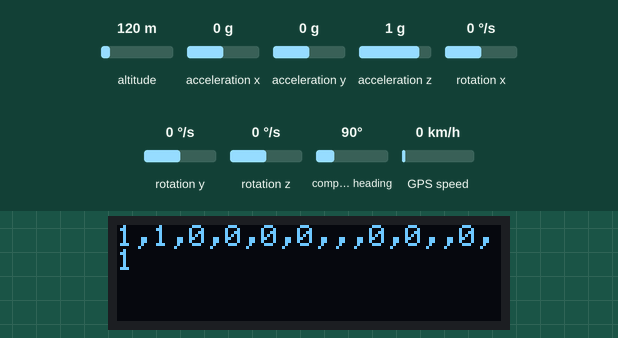
The sketch below on a simulated Arduino Uno, built with avr-gcc and run on an emulated ATmega328P. Parts: 128×32 one-colour display. Inputs (shaded band) come from the test bench; at power-on: rotation x 0 °/s, rotation y 0 °/s, GPS speed 0 km/h, altitude 120 m, acceleration x 0 g, acceleration y 0 g, acceleration z 1 g, rotation z 0 °/s, compass heading 90°. The GPS gets a fix after 3 s at 37.7749, -122.4194 with 8 satellites; no radio packets arrive unless stated; what the sketch prints to the serial monitor is not drawn.

Above: at 1.2 s.
1.3 s: rotation x set to -192 °/s
At 4.5 s:
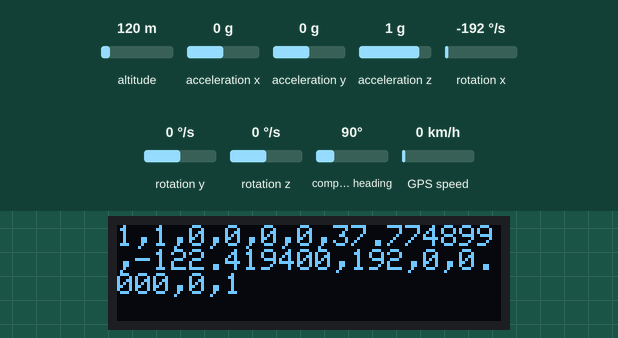
5.1 s: rotation y set to -192 °/s
At 6.1 s:
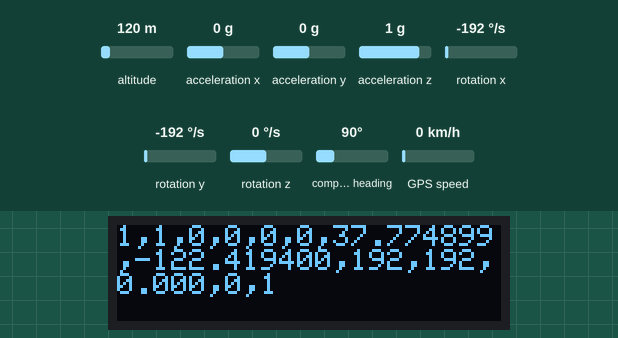
6.9 s: GPS speed set to 2 km/h
At 7.6 s:
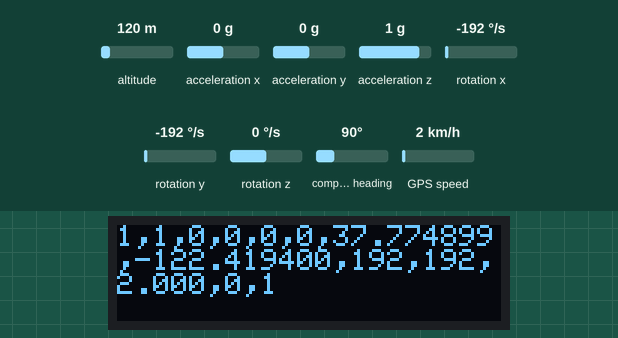
10.2 s: rotation x set to -100 °/s
At 11.3 s:
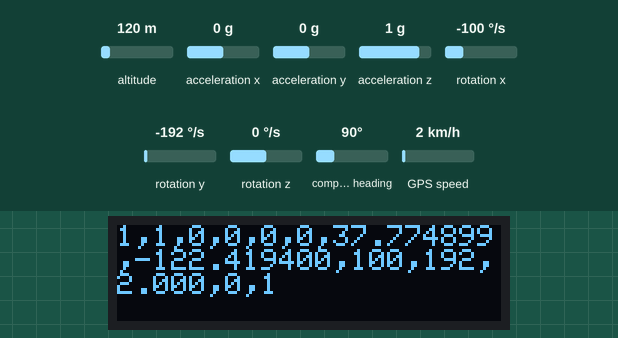
11.7 s: rotation y set to -100 °/s
At 12.8 s:
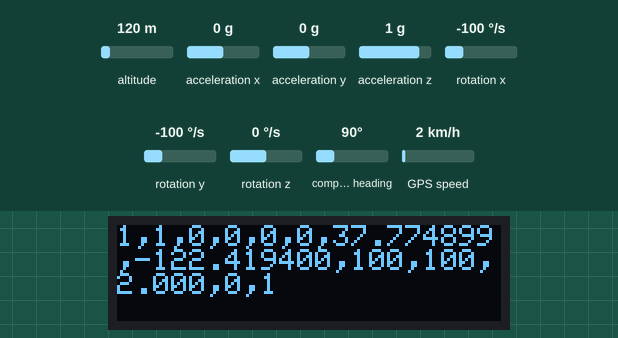
Timing chart, 0 to 14.5 s (numbered marks = the images above; inputs shaded):
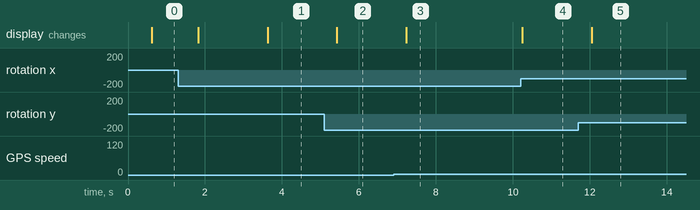

Measured:
- after the input at 1.3 s, the display: first changes after 0.52 s (image 1 shows a later state)
- after the input at 5.1 s, the display: changes after 0.33 s (image 2)
- after the input at 6.9 s, the display: changes after 0.34 s (image 3)
- after the input at 10.2 s, the display: changes at once (image 4)
- after the input at 11.7 s, the display: changes after 0.34 s (image 5)

The sketch:

sensor.ino
```cpp
#include <SPI.h>              // include libraries
#include <LoRa.h>
#include <Wire.h>
#include <Adafruit_GFX.h>
#include <Adafruit_SSD1306.h>
#define SCREEN_WIDTH 128 // OLED display width, in pixels
#define SCREEN_HEIGHT 32 // OLED display height, in pixels
#define OLED_RESET     -1 // Reset pin # (or -1 if sharing Arduino reset pin)
#define SCREEN_ADDRESS 0x3C ///< See datasheet for Address; 0x3D for 128x64, 0x3C for 128x32
Adafruit_SSD1306 display(SCREEN_WIDTH, SCREEN_HEIGHT, &Wire, OLED_RESET);

const long frequency = 920E6;  // LoRa Frequency

const int csPin = 10;          // LoRa radio chip select
const int resetPin = 9;        // LoRa radio reset
const int irqPin = 2;          // change for your board; must be a hardware interrupt pin

// mems
#include <MPU9250_asukiaaa.h>
MPU9250_asukiaaa mySensor;

//mems

//gps

#include <TinyGPS++.h>
#include <SoftwareSerial.h>

//-------gps<
int RXPin = 0;
int TXPin = 1;
int GPSBaud = 9600;

String la="";
String lo="";
String sped="";


TinyGPSPlus gps;
SoftwareSerial gpsSerial(RXPin, TXPin);

int id_user = 1;
int id_car= 1;
int btn_empty=0;
int btn_filled= 0;
int btn_loading= 0;
int btn_trash= 0;
double latitude;
double longitude;
int xgyro;
int ygyro;
int speeds= 40;
int temp= 0;
int cycle= 1;


void setup() {
//  Serial.begin(9600);                   // initialize serial
   Serial.begin(115200);
    gpsSerial.begin(GPSBaud); //gps
  while (!Serial);
  mySensor.beginGyro();
  LoRa.setPins(csPin, resetPin, irqPin);

  if (!LoRa.begin(frequency)) {
    Serial.println("LoRa init failed. Check your connections.");
    while (true);                       // if failed, do nothing
  }
 if(!display.begin(SSD1306_SWITCHCAPVCC, SCREEN_ADDRESS)) {
    Serial.println(F("SSD1306 allocation failed"));
    for(;;); // Don't proceed, loop forever
    }
     LoRa.setSpreadingFactor(12);           // ranges from 6-12,default 7 see API docs
  // LoRa.setTxPower(20);
   LoRa.setSignalBandwidth(200E3);
   LoRa.setCodingRate4(5);
  Serial.println("LoRa init succeeded.");
  Serial.println();
  Serial.println("LoRa SIAP");
  Serial.println();

  LoRa.onReceive(onReceive);
  LoRa.onTxDone(onTxDone);
  LoRa_rxMode();
}

void loop() {

  String message;
  message = String(id_user)
      + "," + String(id_car)
      + "," +String(btn_empty)
      + "," +String(btn_filled)
      + "," +String(btn_loading)
      + "," +String(btn_trash)
      + "," +la
      + "," +lo
      + "," +String(xgyro)
      + "," +String(ygyro)
      + "," +sped
      + "," +String(temp)
      + "," +String(cycle);

//data mems
if (mySensor.gyroUpdate() == 0) {
    xgyro = abs(mySensor.gyroX());
    ygyro = abs(mySensor.gyroY());
    //  Serial.println("gyroZ: " + String(gZ));
  }
//  =====================data gps
  while (gpsSerial.available() > 0){
    if (gps.encode(gpsSerial.read())){
      if (gps.location.isValid())
      {
        la = String(gps.location.lat(),6);
        lo = String(gps.location.lng(),6);
        sped = String(gps.speed.kmph(),3);
        Serial.println(message);
      }
    }
  }

//  =====================send message
 if (runEvery(600)) { // repeat every 1000 millis
//    message += millis();

    LoRa_sendMessage(message); // send a message

    display.clearDisplay();
    display.setTextSize(1);             // Normal 1:1 pixel scale
    display.setTextColor(SSD1306_WHITE);        // Draw white text
    display.setCursor(0,0);             // Start at top-left corne
    display.println(message);
    display.display();
//  delay(100);
//    Serial.print(message);
//    Serial.println(" -->Send Message!");
//
  }
}

void LoRa_rxMode(){
  LoRa.enableInvertIQ();                // active invert I and Q signals
  LoRa.receive();                       // set receive mode
}

void LoRa_txMode(){
  LoRa.idle();                          // set standby mode
  LoRa.disableInvertIQ();               // normal mode
}

void LoRa_sendMessage(String message) {
  LoRa_txMode();                        // set tx mode
  LoRa.beginPacket();                   // start packet
  LoRa.print(message);                  // add payload
  LoRa.endPacket(true);                 // finish packet and send it
}

void onReceive(int packetSize) {
  String message = "";

  while (LoRa.available()) {
    message += (char)LoRa.read();
  }

  Serial.print("Node Receive: ");
  Serial.println(message);
}

void onTxDone() {
  Serial.println("TxDone");
  LoRa_rxMode();
}

boolean runEvery(unsigned long interval)
{
  static unsigned long previousMillis = 0;
  unsigned long currentMillis = millis();
  if (currentMillis - previousMillis >= interval)
  {
    previousMillis = currentMillis;
    return true;
  }
  return false;
}
```
